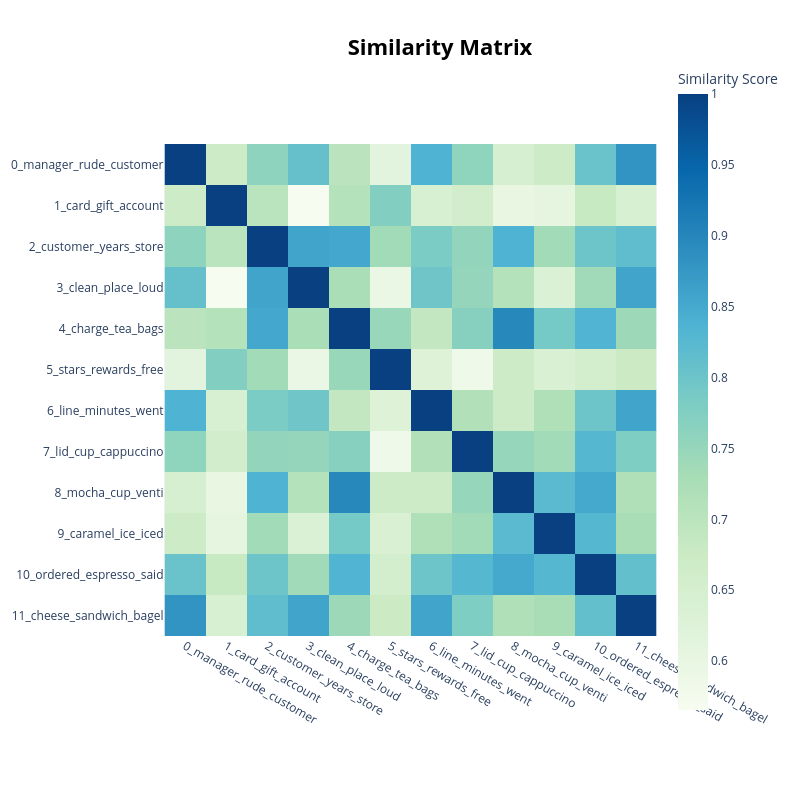

Notebook code for this chart:
### Code cell
# The Similarity Matrix allows you to understand topic similarity. BERTopic does have functionality to combine topics if desired.
fig = topic_model.visualize_heatmap(custom_labels=True)
fig.write_html(f'{model_name}/bertopic-heatmap.html')
fig.show()

### Figure 1 — Plotly figure (JSON) as saved in the notebook; plotly's stock layout.template omitted (floating-point values rounded to 4 significant figures; data arrays with more than 128 entries replaced by an {"elided": "..."} marker saying what was removed)
{"data": [{"coloraxis": "coloraxis", "hovertemplate": "x: %{x}<br>y: %{y}<br>Similarity Score: %{z}<extra></extra>", "name": "0", "type": "heatmap", "x": ["0_manager_rude_customer", "1_card_gift_account", "2_customer_years_store", "3_clean_place_loud", "4_charge_tea_bags", "5_stars_rewards_free", "6_line_minutes_went", "7_lid_cup_cappuccino", "8_mocha_cup_venti", "9_caramel_ice_iced", "10_ordered_espresso_said", "11_cheese_sandwich_bagel"], "xaxis": "x", "y": ["0_manager_rude_customer", "1_card_gift_account", "2_customer_years_store", "3_clean_place_loud", "4_charge_tea_bags", "5_stars_rewards_free", "6_line_minutes_went", "7_lid_cup_cappuccino", "8_mocha_cup_venti", "9_caramel_ice_iced", "10_ordered_espresso_said", "11_cheese_sandwich_bagel"], "yaxis": "y", "z": {"elided": "12x12 float values"}}], "layout": {"coloraxis": {"colorbar": {"title": {"text": "Similarity Score"}}, "colorscale": [[0, "rgb(247,252,240)"], [0.125, "rgb(224,243,219)"], [0.25, "rgb(204,235,197)"], [0.375, "rgb(168,221,181)"], [0.5, "rgb(123,204,196)"], [0.625, "rgb(78,179,211)"], [0.75, "rgb(43,140,190)"], [0.875, "rgb(8,104,172)"], [1, "rgb(8,64,129)"]]}, "height": 800, "hoverlabel": {"bgcolor": "white", "font": {"family": "Rockwell", "size": 16}}, "legend": {"title": {"text": "Trend"}}, "margin": {"t": 60}, "showlegend": true, "title": {"font": {"color": "Black", "size": 22}, "text": "<b>Similarity Matrix</b>", "x": 0.55, "xanchor": "center", "y": 0.95, "yanchor": "top"}, "width": 800, "xaxis": {"anchor": "y", "constrain": "domain", "domain": [0, 1], "scaleanchor": "y"}, "yaxis": {"anchor": "x", "autorange": "reversed", "constrain": "domain", "domain": [0, 1]}}}
